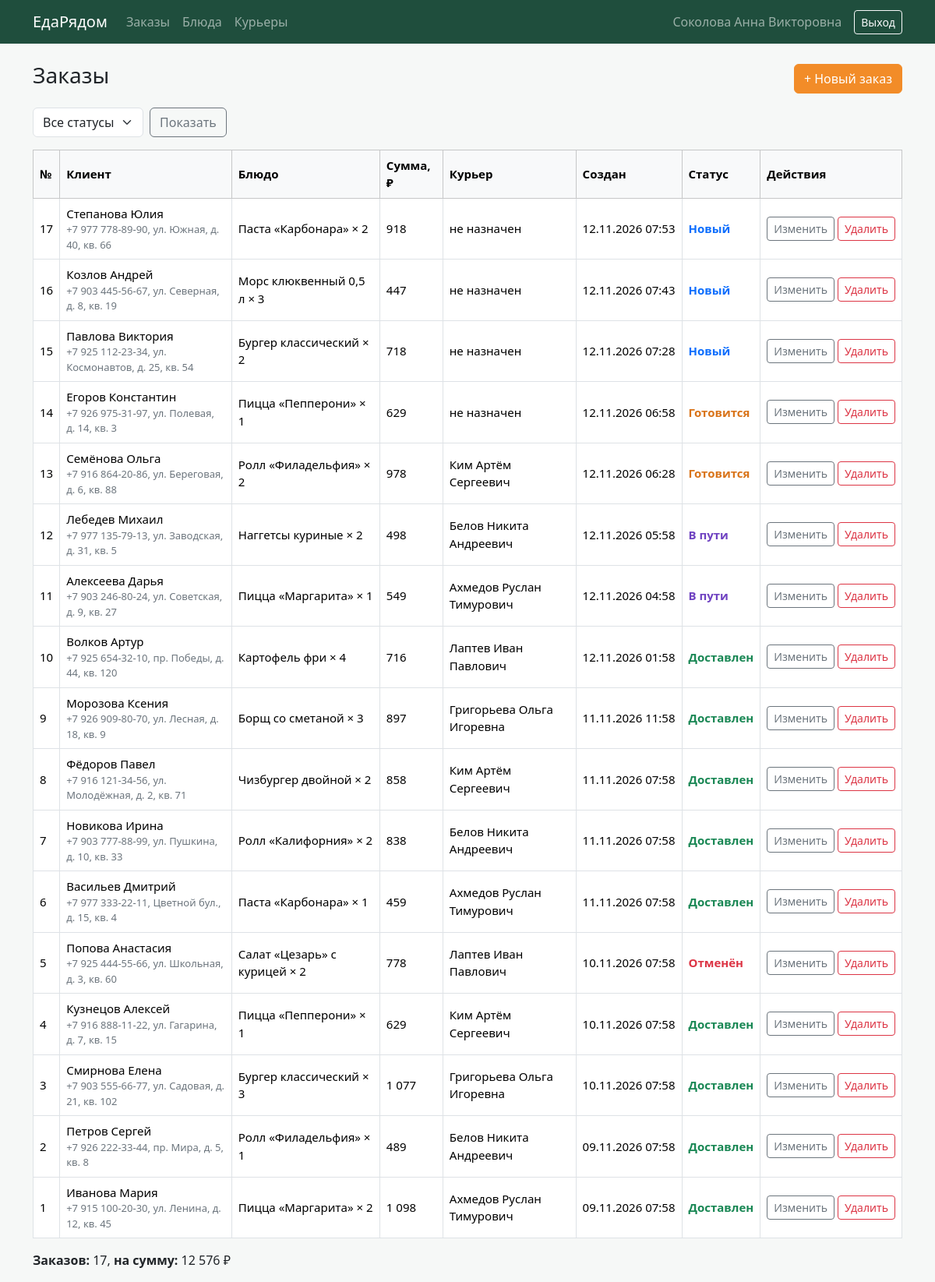
Page /site/orders.php (signed in) on the committed database.
### tables this page shows
CREATE TABLE orders (
    id_order    INT AUTO_INCREMENT PRIMARY KEY,
    client_name VARCHAR(100) NOT NULL,
    phone       VARCHAR(20)  NOT NULL,
    address     VARCHAR(200) NOT NULL,
    id_dish     INT          NOT NULL,
    quantity    INT          NOT NULL DEFAULT 1,
    id_courier  INT          NULL,
    date_create DATETIME     NOT NULL DEFAULT CURRENT_TIMESTAMP,
    status      ENUM('Новый', 'Готовится', 'В пути', 'Доставлен', 'Отменён')
                NOT NULL DEFAULT 'Новый',
    FOREIGN KEY (id_dish)    REFERENCES dishes(id_dish),
    FOREIGN KEY (id_courier) REFERENCES couriers(id_courier)
);

CREATE TABLE dishes (
    id_dish  INT AUTO_INCREMENT PRIMARY KEY,
    name     VARCHAR(100) NOT NULL,
    category VARCHAR(50)  NOT NULL,
    price    DECIMAL(8,2) NOT NULL,
    weight   INT          NOT NULL
);

### site/auth.php (called while the page is built, shortened)
<?php
function isAdmin()
{
    return $_SESSION['role'] === 'admin';
}

### site/db.php (called while the page is built, shortened)
<?php
$statuses = [
    'Новый'     => 'status-new',
    'Готовится' => 'status-cooking',
    'В пути'    => 'status-way',
    'Доставлен' => 'status-done',
    'Отменён'   => 'status-cancel',
];

### site/orders.php (the view, shortened to what this page needs)
<?php
require 'auth.php';
require 'db.php';
$sql = "SELECT o.id_order, o.client_name, o.phone, o.address, o.quantity,
               o.date_create, o.status, d.name AS dish,
               d.price * o.quantity AS total,
               IFNULL(c.fio, 'не назначен') AS courier
        FROM orders o
        JOIN dishes d ON d.id_dish = o.id_dish
        LEFT JOIN couriers c ON c.id_courier = o.id_courier";
$params = [];
$sql .= " ORDER BY o.date_create DESC, o.id_order DESC";
$stmt = $pdo->prepare($sql);
$stmt->execute($params);
$orders = $stmt->fetchAll();
$sum = array_sum(array_column($orders, 'total'));
require 'header.php';
?>
<div class="d-flex justify-content-between align-items-center mb-3">
    <h3>Заказы</h3>
    <a class="btn btn-primary" href="add.php">+ Новый заказ</a>
</div>
<form class="row g-2 mb-3" method="get">
    <div class="col-auto">
        <select class="form-select" name="status">
            <option value="">Все статусы</option>
        </select>
    </div>
    <div class="col-auto">
        <button class="btn btn-outline-secondary">Показать</button>
    </div>
</form>
<table class="table table-bordered table-hover">
    <thead class="table-light">
        <tr>
            <th>№</th><th>Клиент</th><th>Блюдо</th><th>Сумма, ₽</th>
            <th>Курьер</th><th>Создан</th><th>Статус</th><th>Действия</th>
        </tr>
    </thead>
    <tbody>
    <?php foreach ($orders as $order): $id = $order['id_order']; ?>
        <tr>
            <td><?= $id ?></td>
            <td>
                <?= htmlspecialchars($order['client_name']) ?>
                <div class="small-muted"><?= htmlspecialchars($order['phone']) ?>, <?= htmlspecialchars($order['address']) ?></div>
            </td>
            <td><?= htmlspecialchars($order['dish']) ?> × <?= $order['quantity'] ?></td>
            <td><?= number_format($order['total'], 0, ',', ' ') ?></td>
            <td><?= htmlspecialchars($order['courier']) ?></td>
            <td class="text-nowrap"><?= date('d.m.Y H:i', strtotime($order['date_create'])) ?></td>
            <td class="status <?= $statuses[$order['status']] ?>"><?= $order['status'] ?></td>
            <td class="text-nowrap">
                <a class="btn btn-sm btn-outline-secondary" href="edit.php?id=<?= $id ?>">Изменить</a>
                <?php if (isAdmin()): ?>
                    <form class="d-inline" method="post" action="delete.php" onsubmit="return confirm('Удалить заказ № <?= $id ?>?')">
                        <button class="btn btn-sm btn-outline-danger">Удалить</button>
                    </form>
                <?php endif; ?>
            </td>
        </tr>
    <?php endforeach; ?>
    </tbody>
</table>
<p><b>Заказов:</b> <?= count($orders) ?>, <b>на сумму:</b> <?= number_format($sum, 0, ',', ' ') ?> ₽</p>
<?php require 'footer.php'; ?>

### site/header.php (shortened to what this page needs)
<!DOCTYPE html>
<html lang="ru">
<head>
    <link rel="stylesheet" href="https://cdn.jsdelivr.net/npm/bootstrap@5.3.3/dist/css/bootstrap.min.css">
    <link rel="stylesheet" href="css/style.css">
</head>
<body>
<nav class="navbar navbar-expand navbar-dark app-navbar">
    <div class="container">
        <a class="navbar-brand" href="orders.php">ЕдаРядом</a>
        <ul class="navbar-nav me-auto">
            <li class="nav-item"><a class="nav-link" href="orders.php">Заказы</a></li>
            <?php if (isAdmin()): ?>
                <li class="nav-item"><a class="nav-link" href="dishes.php">Блюда</a></li>
                <li class="nav-item"><a class="nav-link" href="couriers.php">Курьеры</a></li>
            <?php endif; ?>
        </ul>
        <span class="navbar-text me-3"><?= htmlspecialchars($_SESSION['fio']) ?></span>
        <a class="btn btn-outline-light btn-sm" href="logout.php">Выход</a>
    </div>
</nav>
<div class="container mt-4">

### site/footer.php
</div>
</body>
</html>

### site/css/style.css (style rules this page uses)
body { background: #f6f8f7; }
.app-navbar { background: #1f4e3d; }
.btn-primary { background: #f28c28; border-color: #f28c28; }
.table { background: #fff; font-size: 15px; }
.table td, .table th { vertical-align: middle; }
.small-muted { color: #6c757d; font-size: 13px; }
.table .status { font-weight: 600; }
.table .status-new { color: #0d6efd; }
.table .status-cooking { color: #d9741a; }
.table .status-way { color: #6f42c1; }
.table .status-done { color: #198754; }
.table .status-cancel { color: #dc3545; }

### rows in the picture
orders: id_order "17", client_name "Степанова Юлия", phone "+7 977 778-89-90", address "ул. Южная, д. 40, кв. 66", id_dish.name "Паста «Карбонара»", quantity "2", total "918", courier "не назначен", date_create "12.11.2026 07:53", status "Новый"
orders: id_order "16", client_name "Козлов Андрей", phone "+7 903 445-56-67", address "ул. Северная, д. 8, кв. 19", id_dish.name "Морс клюквенный 0,5 л", quantity "3", total "447", courier "не назначен", date_create "12.11.2026 07:43", status "Новый"
orders: id_order "15", client_name "Павлова Виктория", phone "+7 925 112-23-34", address "ул. Космонавтов, д. 25, кв. 54", id_dish.name "Бургер классический", quantity "2", total "718", courier "не назначен", date_create "12.11.2026 07:28", status "Новый"
orders: id_order "14", client_name "Егоров Константин", phone "+7 926 975-31-97", address "ул. Полевая, д. 14, кв. 3", id_dish.name "Пицца «Пепперони»", quantity "1", total "629", courier "не назначен", date_create "12.11.2026 06:58", status "Готовится"
orders: id_order "13", client_name "Семёнова Ольга", phone "+7 916 864-20-86", address "ул. Береговая, д. 6, кв. 88", id_dish.name "Ролл «Филадельфия»", quantity "2", total "978", courier "Ким Артём Сергеевич", date_create "12.11.2026 06:28", status "Готовится"
orders: id_order "12", client_name "Лебедев Михаил", phone "+7 977 135-79-13", address "ул. Заводская, д. 31, кв. 5", id_dish.name "Наггетсы куриные", quantity "2", total "498", courier "Белов Никита Андреевич", date_create "12.11.2026 05:58", status "В пути"
orders: id_order "11", client_name "Алексеева Дарья", phone "+7 903 246-80-24", address "ул. Советская, д. 9, кв. 27", id_dish.name "Пицца «Маргарита»", quantity "1", total "549", courier "Ахмедов Руслан Тимурович", date_create "12.11.2026 04:58", status "В пути"
orders: id_order "10", client_name "Волков Артур", phone "+7 925 654-32-10", address "пр. Победы, д. 44, кв. 120", id_dish.name "Картофель фри", quantity "4", total "716", courier "Лаптев Иван Павлович", date_create "12.11.2026 01:58", status "Доставлен"
orders: id_order "9", client_name "Морозова Ксения", phone "+7 926 909-80-70", address "ул. Лесная, д. 18, кв. 9", id_dish.name "Борщ со сметаной", quantity "3", total "897", courier "Григорьева Ольга Игоревна", date_create "11.11.2026 11:58", status "Доставлен"
orders: id_order "8", client_name "Фёдоров Павел", phone "+7 916 121-34-56", address "ул. Молодёжная, д. 2, кв. 71", id_dish.name "Чизбургер двойной", quantity "2", total "858", courier "Ким Артём Сергеевич", date_create "11.11.2026 07:58", status "Доставлен"
orders: id_order "7", client_name "Новикова Ирина", phone "+7 903 777-88-99", address "ул. Пушкина, д. 10, кв. 33", id_dish.name "Ролл «Калифорния»", quantity "2", total "838", courier "Белов Никита Андреевич", date_create "11.11.2026 07:58", status "Доставлен"
orders: id_order "6", client_name "Васильев Дмитрий", phone "+7 977 333-22-11", address "Цветной бул., д. 15, кв. 4", id_dish.name "Паста «Карбонара»", quantity "1", total "459", courier "Ахмедов Руслан Тимурович", date_create "11.11.2026 07:58", status "Доставлен"
orders: id_order "5", client_name "Попова Анастасия", phone "+7 925 444-55-66", address "ул. Школьная, д. 3, кв. 60", id_dish.name "Салат «Цезарь» с курицей", quantity "2", total "778", courier "Лаптев Иван Павлович", date_create "10.11.2026 07:58", status "Отменён"
orders: id_order "4", client_name "Кузнецов Алексей", phone "+7 916 888-11-22", address "ул. Гагарина, д. 7, кв. 15", id_dish.name "Пицца «Пепперони»", quantity "1", total "629", courier "Ким Артём Сергеевич", date_create "10.11.2026 07:58", status "Доставлен"
orders: id_order "3", client_name "Смирнова Елена", phone "+7 903 555-66-77", address "ул. Садовая, д. 21, кв. 102", id_dish.name "Бургер классический", quantity "3", total "1 077", courier "Григорьева Ольга Игоревна", date_create "10.11.2026 07:58", status "Доставлен"
orders: id_order "2", client_name "Петров Сергей", phone "+7 926 222-33-44", address "пр. Мира, д. 5, кв. 8", id_dish.name "Ролл «Филадельфия»", quantity "1", total "489", courier "Белов Никита Андреевич", date_create "09.11.2026 07:58", status "Доставлен"
orders: id_order "1", client_name "Иванова Мария", phone "+7 915 100-20-30", address "ул. Ленина, д. 12, кв. 45", id_dish.name "Пицца «Маргарита»", quantity "2", total "1 098", courier "Ахмедов Руслан Тимурович", date_create "09.11.2026 07:58", status "Доставлен"

### other values in the picture
$_SESSION['fio'] "Соколова Анна Викторовна"
count($orders) "17"
$sum "12 576"
